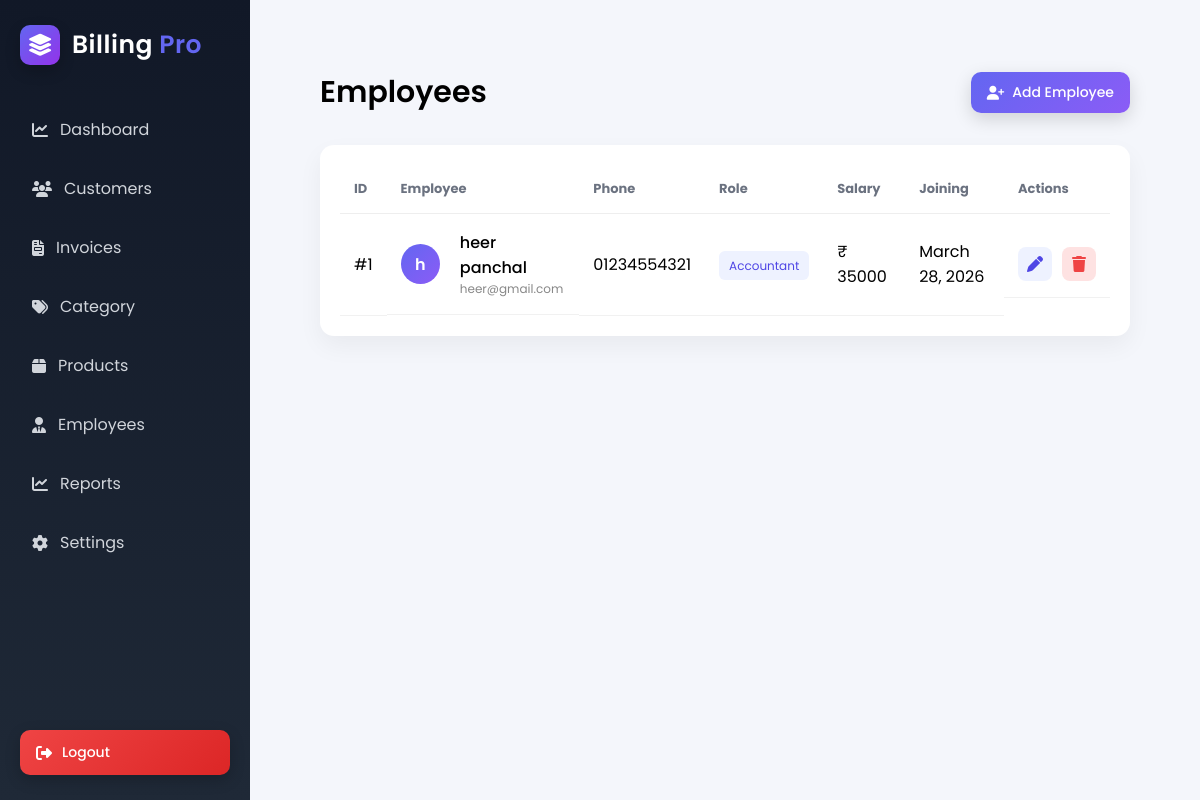
The page /employees/ (signed in) on the database its author committed.
### organisation/models.py (models this page shows, shortened)
class Employee(models.Model):
    companyName = models.ForeignKey(OrganisationDetails, on_delete=models.CASCADE)
    name = models.CharField(max_length=100)
    email = models.EmailField()
    phone = models.CharField(max_length=15)
    role = models.CharField(max_length=100)
    salary = models.IntegerField()
    joining_date = models.DateField()

### organisation/views.py (the view)
# urls.py: path('employees/', employees, name='employees'),
def employees(request):
    if not request.session.get('org_id'):
        return redirect('login')
    org_id = request.session.get('org_id')
    employees = Employee.objects.filter(companyName=org_id)
    return render(request,'employees.html',{
        'employees':employees
    })

### organisation/templates/employees.html (shortened to what this page needs)
{% extends 'base.html' %}
{% block content %}
<div class="dashboard-wrapper">
<div class="dashboard-header">
<h1 class="page-title">Employees</h1>
<a href="{% url 'add_employee' %}" class="add-customer-btn">
<i class="fa fa-user-plus"></i>
<span>Add Employee</span>
</a>
</div>
<div class="table-card">
<table class="premium-table">
<thead>
<tr>
<th>ID</th>
<th>Employee</th>
<th>Phone</th>
<th>Role</th>
<th>Salary</th>
<th>Joining</th>
<th>Actions</th>
</tr>
</thead>
<tbody>
{% for emp in employees %}
<tr>
<td>#{{ forloop.counter }}</td>
<td class="customer-cell">
<div class="avatar">
{{ emp.name|slice:":1" }}
</div>
<div class="customer-info">
<span class="name">{{ emp.name }}</span>
<span class="email">{{ emp.email }}</span>
</div>
</td>
<td>{{ emp.phone }}</td>
<td>
<span class="badge">
{{ emp.role }}
</span>
</td>
<td>₹ {{ emp.salary }}</td>
<td>{{ emp.joining_date }}</td>
<td class="actions">
<a href="{% url 'edit_employee' emp.id %}" class="icon-btn edit">
<i class="fa fa-pen"></i>
</a>
<a href="{% url 'delete_employee' emp.id %}"
onclick="return confirm('Delete this employee?')"
class="icon-btn delete">
<i class="fa fa-trash"></i>
</a>
</td>
</tr>
{% empty %}
<tr>
<td colspan="7" style="text-align:center;padding:30px;">
No employees found
</td>
</tr>
{% endfor %}
</tbody>
</table>
</div>
</div>
{% endblock %}

### organisation/static/css/dashboard.css (style rules this page uses)
* { margin:0; padding:0; box-sizing:border-box; font-family:'Poppins',sans-serif; }
body { background:#f4f6fb; }
.dashboard-wrapper { padding:30px; }
.dashboard-header { display:flex; justify-content:space-between; align-items:center; margin-bottom:30px; }
.dashboard-header h1 { font-size:30px; font-weight:600; }
.table-card { background:white; border-radius:14px; padding:20px; box-shadow:0 10px 25px rgba(0,0,0,0.05); margin-top:20px; }
.add-customer-btn { display:flex; align-items:center; gap:8px; padding:10px 16px; border-radius:10px; background:linear-gradient(135deg,#6366f1,#8b5cf6); color:white; font-size:14px; font-weight:500; text-decoration:none; transition:all 0.25s ease; box-shadow:0 6px 18px rgba(0,0,0,0.15); }
.add-customer-btn i { font-size:14px; }
.premium-table { width:100%; border-collapse:collapse; }
.premium-table thead th { text-align:left; font-size:13px; color:#6b7280; padding:14px; border-bottom:1px solid #eee; }
.premium-table tbody td { padding:16px 14px; border-bottom:1px solid #f1f1f1; }
.premium-table tbody tr { transition:all 0.2s; }
.customer-cell { display:flex; align-items:center; gap:10px; }
.avatar { width:36px; height:36px; border-radius:50%; background:linear-gradient(135deg,#6366f1,#9333ea); color:white; display:flex; align-items:center; justify-content:center; font-weight:600; }
.name { font-weight:500; }
.badge { background:#eef2ff; color:#4f46e5; padding:6px 10px; border-radius:6px; font-size:12px; }
.actions { display:flex; gap:10px; }
.icon-btn { width:34px; height:34px; display:flex; align-items:center; justify-content:center; border-radius:8px; text-decoration:none; transition:all 0.2s; }
.icon-btn.edit { background:#eef2ff; color:#4f46e5; }
.icon-btn.delete { background:#fee2e2; color:#ef4444; }
.avatar { width:40px; height:40px; border-radius:50%; background:linear-gradient(135deg,#6366f1,#8b5cf6); display:flex; align-items:center; justify-content:center; color:white; font-weight:600; margin-right:10px; }
.customer-info { display:flex; flex-direction:column; }
.customer-info .email { font-size:12px; color:#888; }

### rows shown on the page
Employee: name "h", name "heer panchal", email "heer@gmail.com", phone "01234554321", role "Accountant", salary "35000", joining_date "March 28, 2026"
